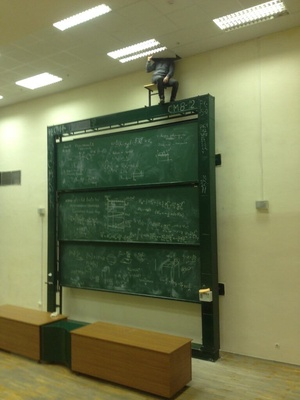
#> input picture laba9/1.jpg, 300 x 400 px, shrunk from 768 x 1024 before the run
$ python 1.py
#> lines starting #> are read from the running program, lines starting #| are printed output that depends on the picture
from PIL import Image, ImageFilter
from pathlib import Path


current_dir = Path.cwd()
filenames = Path(current_dir).glob('*')
Path('new_dir').mkdir(parents=True, exist_ok=True)
for file in ("1.jpg", "2.jpg", "3.jpg", "4.jpg", "5.jpg"):
    with Image.open(file) as img:
#> img is the input picture: PIL image 300x400 RGB; mean R, G, B 118.7, 123.8, 84.8
        img.load()
        new_img = img.filter(ImageFilter.CONTOUR)
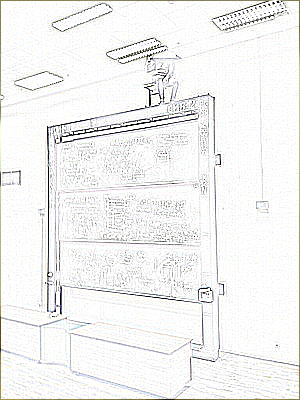
#> new_img: PIL image 300x400 RGB; mean R, G, B 242.5, 242.5, 241.8
        new_img.save(Path("new_dir/new_" + str(file)))
#> pass 2 of the loop `for file in ("1.jpg", "2.jpg", "3.jpg", "4.jpg", "5.jpg"):`:
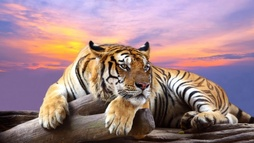
#> input picture laba9/2.jpg, 254 x 143 px, shrunk from 650 x 366 before the run
#> img is the input picture: PIL image 254x143 RGB; mean R, G, B 161.9, 131.5, 135.8
#> `new_img = img.filter(ImageFilter.CONTOUR)`:
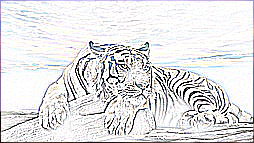
#> new_img: PIL image 254x143 RGB; mean R, G, B 224.5, 224.7, 225.4
#> pass 3 of the loop `for file in ("1.jpg", "2.jpg", "3.jpg", "4.jpg", "5.jpg"):`:
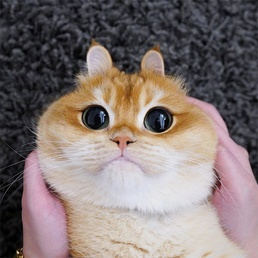
#> input picture laba9/3.jpg, 258 x 258 px, shrunk from 660 x 660 before the run
#> img is the input picture: PIL image 258x258 RGB; mean R, G, B 130.3, 118.2, 115.9
#> `new_img = img.filter(ImageFilter.CONTOUR)`:
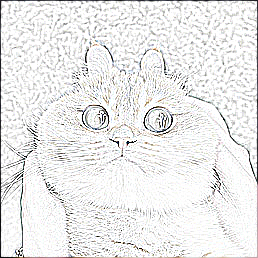
#> new_img: PIL image 258x258 RGB; mean R, G, B 235, 234.9, 234.5
#> the loop made 5 passes; the first 3 are shown
